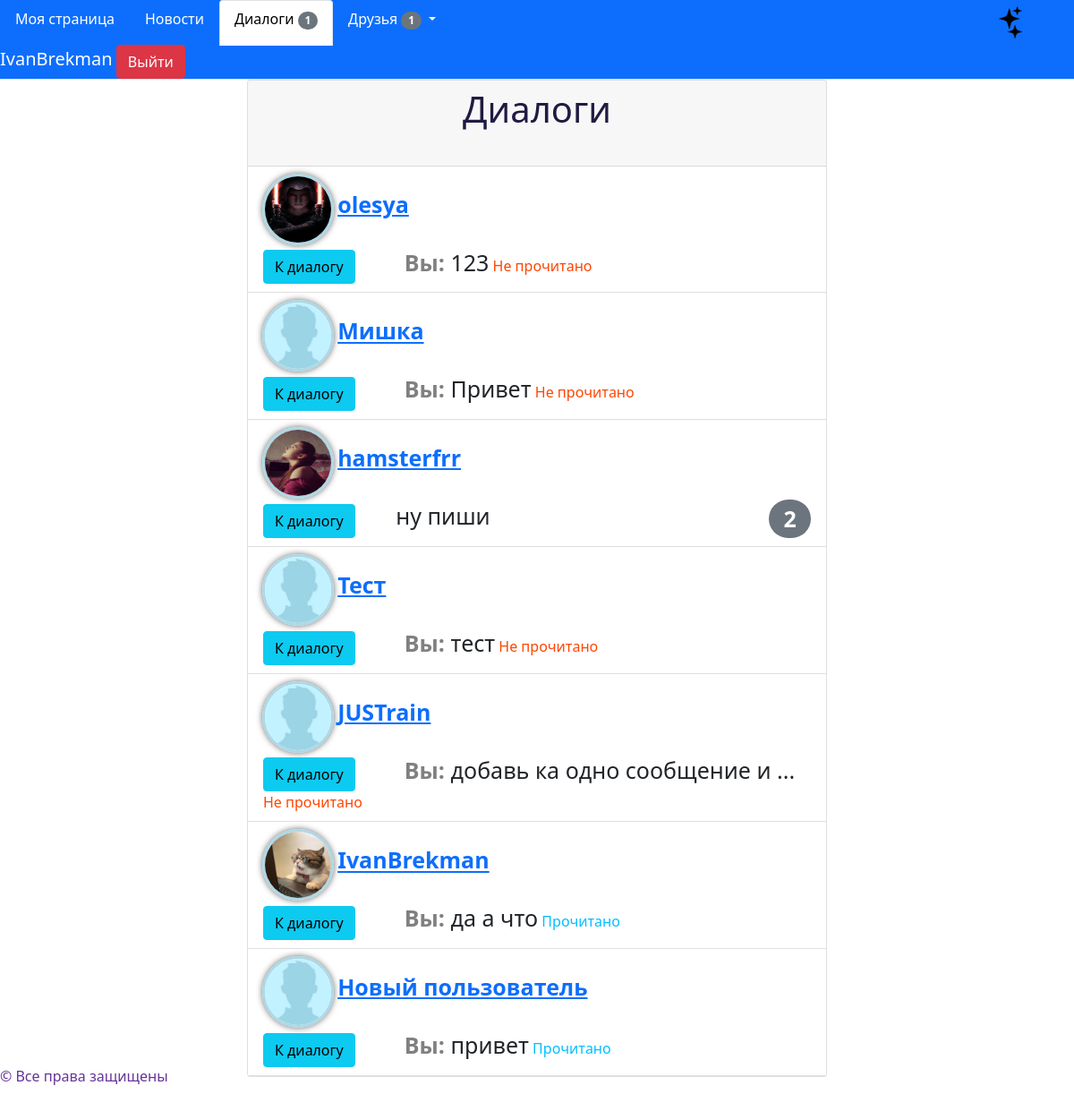
/dialogs/1 (signed in), run on the app's committed database.
### data/models/user.py (models this page shows, shortened)
class User(SqlAlchemyBase, UserMixin, SerializerMixin):
    __tablename__ = 'users'
    id = sqlalchemy.Column(sqlalchemy.Integer, primary_key=True, autoincrement=True)
    sid = sqlalchemy.Column(sqlalchemy.String)
    nickname = sqlalchemy.Column(sqlalchemy.String, nullable=False)
    email = sqlalchemy.Column(sqlalchemy.String, nullable=False, unique=True)
    img = sqlalchemy.Column(sqlalchemy.String, default='default')
    status = sqlalchemy.Column(sqlalchemy.String, default='Не указано')
    sex = sqlalchemy.Column(sqlalchemy.String, default='Не указано')
    education = sqlalchemy.Column(sqlalchemy.String, default='Не указано')
    marital_status = sqlalchemy.Column(sqlalchemy.String, default='Не указано')
    birthday = sqlalchemy.Column(sqlalchemy.DateTime, default=dt.datetime(1800, 1, 1))
    about_me = sqlalchemy.Column(sqlalchemy.String, default='Не указано')
    password = sqlalchemy.Column(sqlalchemy.String, nullable=False)
    create_date = sqlalchemy.Column(sqlalchemy.DateTime, default=dt.datetime.utcnow)
    last_seen = sqlalchemy.Column(sqlalchemy.DateTime, default=dt.datetime.utcnow)
    posts = orm.relation("Post", back_populates="user", order_by='desc(Post.create_date)',
                         lazy='subquery')
    rates = orm.relation("PostRate", back_populates="user", lazy='subquery')
    _subscribers = orm.relationship("FriendshipOffer", back_populates='user_to', lazy='dynamic',
                                    primaryjoin='User.id == FriendshipOffer.id_to')
    _offers = orm.relationship('FriendshipOffer', back_populates='user_from', lazy='dynamic',
                               primaryjoin='User.id == FriendshipOffer.id_from')
    _friends = orm.relationship('Friend', lazy='dynamic',
                                primaryjoin='or_(User.id == Friend.id1, User.id == Friend.id2)')
    _unanswered_ss = orm.relationship("FriendshipOffer", back_populates='user_to', lazy='subquery',
                                      primaryjoin='User.id == FriendshipOffer.id_to and not '
                                                  'FriendshipOffer.is_answered')
    dialogs = orm.relationship('Dialog', lazy='subquery',
                               primaryjoin='or_(User.id == Dialog.id1, User.id == Dialog.id2)')
    messages = orm.relationship('Message', back_populates='user_to', lazy='subquery',
                                primaryjoin='User.id == Message.id_to')
    notifications = orm.relationship('Notification', back_populates='user', lazy='dynamic')
    def unanswered_subscribers(self):
        return [offer for offer in self._unanswered_ss if not offer.is_answered]
    def unread_dialogs(self):
        dialogs = {}
        for mes in [message for message in self.messages if not message.is_read]:
            if dialogs.get(mes.id_from):
                dialogs.get(mes.id_from).append(mes)
            else:
                dialogs[mes.id_from] = [mes]
        return dialogs

### data/models/dialogs.py (models this page shows, shortened)
class Dialog(SqlAlchemyBase, SerializerMixin):
    __tablename__ = 'dialogs'
    id = sqlalchemy.Column(sqlalchemy.Integer, primary_key=True, autoincrement=True)
    id1 = sqlalchemy.Column(sqlalchemy.Integer, sqlalchemy.ForeignKey('users.id'))
    user1 = orm.relationship('User', foreign_keys=[id1], lazy='subquery')
    id2 = sqlalchemy.Column(sqlalchemy.Integer, sqlalchemy.ForeignKey('users.id'))
    user2 = orm.relationship('User', foreign_keys=[id2], lazy='subquery')
    messages = orm.relationship('Message', back_populates='dialog', order_by='Message.send_date',
                                lazy='dynamic')
    def unread_messages_amount(self, id_from):
        unw = filter(lambda message: message.id_from != id_from and not message.is_read,
                     self.messages)
        return sum(1 for _ in unw)

class Message(SqlAlchemyBase, SerializerMixin):
    __tablename__ = 'messages'
    id = sqlalchemy.Column(sqlalchemy.Integer, primary_key=True, autoincrement=True)
    dialog_id = sqlalchemy.Column(sqlalchemy.Integer, sqlalchemy.ForeignKey('dialogs.id'))
    dialog = orm.relationship('Dialog')
    id_from = sqlalchemy.Column(sqlalchemy.Integer, sqlalchemy.ForeignKey('users.id'))
    user_from = orm.relationship('User', foreign_keys=[id_from], lazy='subquery')
    id_to = sqlalchemy.Column(sqlalchemy.Integer, sqlalchemy.ForeignKey('users.id'))
    user_to = orm.relationship('User', foreign_keys=[id_to], lazy='subquery')
    content = sqlalchemy.Column(sqlalchemy.String, nullable=False)
    send_date = sqlalchemy.Column(sqlalchemy.DateTime, default=dt.datetime.utcnow)
    is_read = sqlalchemy.Column(sqlalchemy.Boolean, default=False)
    def get_abbreviated_message(self, length):
        if len(self.content) > length:
            return self.content[:length - 3] + '...'
        return self.content

### main.py (the view)
@app.route('/dialogs/<int:user_id>')
@login_required
def user_dialogs(user_id):
    session = db_session.create_session()
    user = get_user(session, user_id, check_auth=False)
    data = {dialog: dialog.messages[-1] for dialog in user.dialogs if list(dialog.messages)}
    data = {dialog: data[dialog] for dialog in
            sorted(data, key=lambda d: data[d].send_date, reverse=True)}
    return render_template('dialogs.html', title='Диалоги', data=data, sender=current_user)

### data/db_session.py (called while the page is built)
def create_session() -> Session:
    global __factory
    assert isinstance(__factory, orm.sessionmaker), f"Wrong type of __factory. Excepted " \
                                                    f"orm.sessionmaker, got {type(__factory)}"
    return __factory()

### main.py (called while the page is built)
def get_user(session, user_id, check_auth=True) -> User:
    user = session.query(User).get(user_id)
    if not user:
        raise ValueError(f'There are no users with id: {user_id}')
    if check_auth and current_user != user:
        raise ValueError(f'User with id {user_id} doesnt match to current_user, but current_page'
                         f' need this math')
    return user

@login_manager.user_loader
def load_user(user_id):
    session = db_session.create_session()
    return session.query(User).get(user_id)

@app.context_processor
def app_context():
    context = {'date': dt.utcnow, 'user_info': get_user_status_info, 'isinstance': isinstance,
               'Post': Post}
    return context

@app.before_request
def before_request():
    if current_user.is_authenticated:
        session = db_session.create_session()
        user = session.query(User).get(current_user.id)
        user.last_seen = dt.utcnow()
        session.commit()
        print(current_user.sid, clients)

### templates/dialogs.html
{% extends 'base.html' %}
{% block links %}
    <link rel="stylesheet" type="text/css" href="{{ url_for('static', filename='css/posts_style.css') }}">
    <link rel="stylesheet" type="text/css" href="{{ url_for('static', filename='css/dialogs.css') }}">
{% endblock %}
{% block content %}
<div id="dialogs" class="card post-card">
    {% include '_dialogs_card.html' %}
</div>
{% endblock %}

### templates/base.html (shortened to what this page needs)
<!DOCTYPE html>
<html lang="en">
<head>
    <link rel="stylesheet"
          href="https://cdn.jsdelivr.net/npm/bootstrap@5.0.0-beta1/dist/css/bootstrap.min.css"
>
    <link rel="stylesheet" href="{{ url_for('static', filename='css/main.css') }}" type="text/css">
    <link rel="stylesheet" href="{{ url_for('static', filename='css/dark.css') }}" type="text/css">
    <link rel="stylesheet" href="{{ url_for('static', filename='css/popup.css') }}" type="text/css">
    {% block links %}{% endblock %}
</head>
<body>
    <header>
        {% block navigation %}
        <div class="nav nav-tabs navbar-light bg-primary" id="nav-tab" role="tablist">
            <a class="nav-item nav-link" style="color: white" id="hom" href="{{ url_for('home_page', user_id=current_user.id) }}"      role="tab" aria-selected="true" >Моя страница</a>
            <a class="nav-item nav-link" style="color: white" id="ind" href="{{ url_for('index') }}"                                   role="tab" aria-selected="false">Новости</a>
            <a class="nav-item nav-link" style="color: white" id="dia" href="{{ url_for('user_dialogs', user_id=current_user.id) }}"   role="tab" aria-selected="false">
                Диалоги
                {% if unm is not defined %}{% set unm = current_user.unread_dialogs()|length %}{% endif %}
                <span id="dialogs_count" class="badge rounded-pill bg-secondary" style="visibility: {% if unm %}visible{% else %}hidden{% endif %}">{{ unm }}</span>
            </a>
            <a class="nav-link dropdown-toggle" style="color: white" data-toggle="dropdown" href="#" role="button" aria-haspopup="true" aria-expanded="false">
                Друзья
                {% set uns = current_user.unanswered_subscribers()|length %}
                <span id="unanswered_subscribers_count1" class="badge rounded-pill bg-secondary" style="visibility: {% if uns %}visible{% else %}hidden{% endif %}">{{ uns }}</span>
            </a>
                    {% set uns = current_user.unanswered_subscribers()|length %}
            <img id="switchTheme" class="nav-item offset-md-6" src="{{ url_for('static', filename='img/star.png') }}" width="50px" height="50px" alt="Темная тема"/>
            <div class="nav-item">
                <span style="font-size: 20px; color: white">{{ current_user.nickname }}</span>
                <a class="btn btn-danger" href="{{ url_for('logout') }}" >Выйти</a>
            </div>
        </div>
        {% endblock %}
    </header>
    <main>
        {% set base = True %}
        {% block content %}{% endblock %}
    </main>
    <footer>
        <span style="color: rebeccapurple;">© Все права защищены</span>
    </footer>
</body>
</html>

### templates/_dialogs_card.html (shortened to what this page needs)
<div class="card-header">
    <h1>Диалоги</h1>
</div>
{% if data %}
<ul class="list-group list-group-flush">
    {% for dialog, last_message in data.items() %}
        {% if dialog.messages %}
            {% if dialog.user1 == sender %} {% set receiver = dialog.user2 %}
            {% else %}                      {% set receiver = dialog.user1 %}
            {% endif %}
            <li class="list-group-item">
                <img class="author-img round" src="{{ url_for('static', filename='img/users_img/' + receiver.img + '.jpg') }}" alt="Фотография собеседника">
                <a href="{{ url_for('home_page', user_id=receiver.id) }}" style="font-size: 25px"><b>{{ receiver.nickname }}</b></a><br>
                <table width="100%">
                {% if last_message.user_from == sender %}
                    <td>
                        <a href="{{ url_for('users_dialog', id_from=sender.id, id_to=receiver.id, _anchor='message_' + last_message.id|string) }}" class="btn btn-info">К диалогу</a>
                        <span style="font-size: 25px; color: gray" class="offset-md-1"><b>Вы: </b></span>
                        <span style="font-size: 25px">{{ last_message.get_abbreviated_message(30) }}</span>
                        {% if not last_message.is_read %}
                            <span id="{{ sender.id }}_{{ receiver.id }}_dialog" style="color: orangered">Не прочитано</span>
                        {% else %}
                            <span id="{{ sender.id }}_{{ receiver.id }}_dialog" style="color: deepskyblue">Прочитано</span>
                        {% endif %}
                    </td>
                {% else %}
                    <td>
                        <a href="{{ url_for('users_dialog', id_from=sender.id, id_to=receiver.id, _anchor='message_' + last_message.id|string) }}" class="btn btn-info">К диалогу</a>
                        <span style="font-size: 25px" class="offset-md-1">{{ last_message.get_abbreviated_message(50) }}</span>
                        {% set unw_mes = dialog.unread_messages_amount(sender.id) %}
                    </td>
                    {% if unw_mes != 0 %}
                    <td style="text-align: right">
                        <span class="badge rounded-pill bg-secondary" style="font-size: 25px">{{ unw_mes }}</span>
                    </td> {% endif %}
                {% endif %}
                </table>
            </li>
        {% endif %}
    {% endfor %}
</ul>
{% else %}
    <div class="none">
        <h1>У вас еще нет ни с кем диалога</h1>
        <img src="{{ url_for('static', filename='img/cat.png') }}" alt="Грустный котик"/>
    </div>
{% endif %}

### static/css/main.css (style rules this page uses)
h1 { text-align: center; margin-bottom: 5%; }
footer { position: fixed; top: 95%; }

### static/css/dark.css (style rules this page uses)
#switchTheme { display: inline-block; position: relative; }

### static/css/posts_style.css (style rules this page uses)
.post-card { margin-left: 23%; margin-bottom: 50px; width: 54%; }
.round { border-radius: 50px; border: 3px solid lightblue; box-shadow: 0 0 7px #666; }
img.author-img { width: 100px; height: 100px; }

### static/css/dialogs.css (style rules this page uses)
img.author-img { width: 80px; height: 80px; }
.round { border-radius: 40px; border: 3px solid lightblue; box-shadow: 0 0 7px #666; }
li { list-style-type: none; width: 100%; height: 100%; }

### data on the page
User: nickname "IvanBrekman"
Dialog: img (picture), get_abbreviated_message "123"
User: nickname "olesya"
Dialog: img (placeholder picture), get_abbreviated_message "Привет"
User: nickname "Мишка"
Dialog: img (picture), get_abbreviated_message "ну пиши", unw_mes "2"
User: nickname "hamsterfrr"
Dialog: img (placeholder picture), get_abbreviated_message "тест"
User: nickname "Тест"
Dialog: img (placeholder picture), get_abbreviated_message "добавь ка одно сообщение и ..."
User: nickname "JUSTrain"
Dialog: img (picture), get_abbreviated_message "да а что"
Dialog: img (placeholder picture), get_abbreviated_message "привет"
User: nickname "Новый пользователь"

### other printed values
{{ unm }} "1"
{{ uns }} "1"
